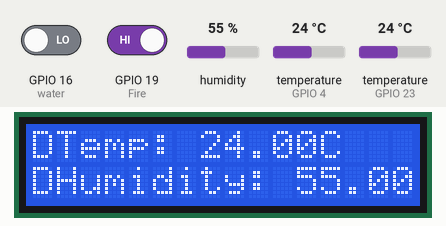
The sketch below on a simulated ESP32. Parts: 16×2 character LCD. The test bench sets the inputs (shaded band); at power-on: GPIO 16 (water) LOW, GPIO 19 (Fire) HIGH, humidity 55 %, temperature (sensors on GPIO 23, GPIO 4) 24 °C. WiFi joins after 1.5 s; servers stay silent unless stated; what the sketch prints to the serial monitor is not drawn.

Above: at 4.2 s.
4.3 s: GPIO 16 (water) driven HIGH
At 8.6 s:
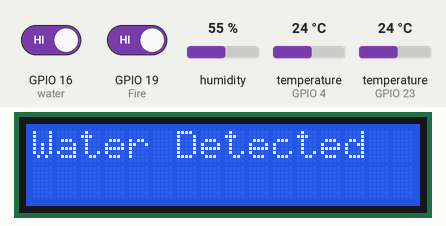
8.9 s: GPIO 19 (Fire) driven LOW
At 10.9 s:
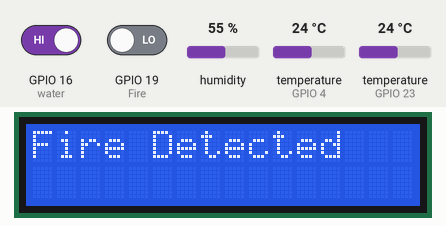
11.3 s: GPIO 19 (Fire) driven HIGH
At 13.8 s:
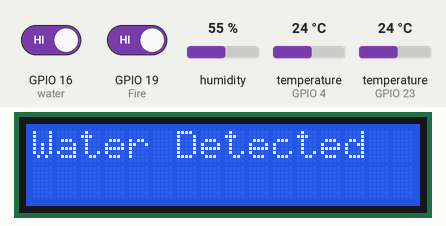
14.1 s: GPIO 16 (water) driven LOW
At 19.2 s:
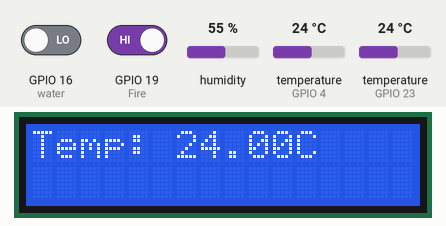
23.6 s: humidity set to 22 %
At 28.1 s:
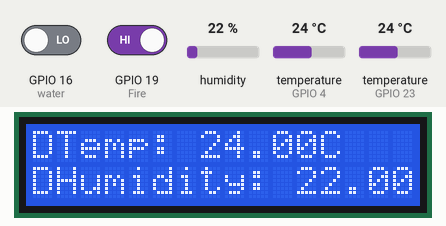
31.6 s: temperature (sensor on GPIO 23) set to 12 °C
At 38.1 s:
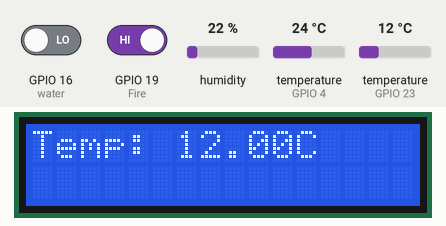
Timing chart, 0 to 39.6 s (numbered marks = the images above; inputs shaded):
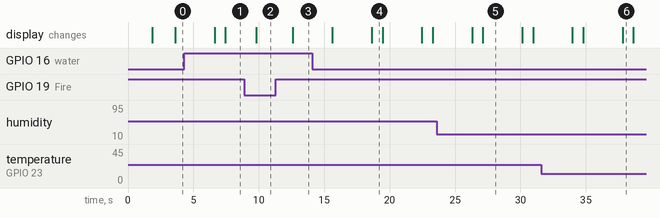

Measured:
- after the input at 4.3 s, the display: first differs from a run without the input after 3.1 s (image 1)
- after the input at 8.9 s, the display: changes after 0.92 s (image 2)
- after the input at 11.3 s, the display: changes after 1.3 s (image 3)
- after the input at 14.1 s, the display: first changes after 1.5 s (image 4 shows a later state)
- after the input at 23.6 s, the display: first differs from a run without the input after 3.5 s (image 5)
- after the input at 31.6 s, the display: first differs from a run without the input after 6.2 s (image 6)
- what the display in image 4 shows lasts 0.9 s, from 18.6 s to 19.5 s

The sketch:

Sensor_Project.ino
```cpp
#define BLYNK_TEMPLATE_ID "TMPLjkS7yRsv"
#define BLYNK_TEMPLATE_NAME "Quickstart Template"
#define BLYNK_AUTH_TOKEN "K5FKnIGgxUSzhc332cJMpwiyO7AGyN21"

#include <WiFi.h>
#include <BlynkSimpleEsp32.h>
#include <DHT.h>
#include <OneWire.h>
#include <DallasTemperature.h>
#include <Wire.h>
#include <LiquidCrystal_I2C.h>


const int lcdAddress = 0x27;

// Set the LCD dimensions (16x2)
const int lcdColumns = 16;
const int lcdRows = 2;

LiquidCrystal_I2C lcd(lcdAddress, lcdColumns, lcdRows);

char ssid[] = "Ritik";
char pass[] = "8291189618";

const int DHTPIN = 4;
const int ONE_WIRE_BUS = 23;
const int Fire = 19;
const int water = 16;

#define DHTTYPE DHT11
DHT dht(DHTPIN, DHTTYPE);
BlynkTimer timer;

void sendSensor() {
  int Fire_read = digitalRead(Fire);
  int water_read = digitalRead(water);
  float h = dht.readHumidity();
  float t = dht.readTemperature();
  float sensorValue = 0.0;
  OneWire oneWire(ONE_WIRE_BUS);
  DallasTemperature sensors(&oneWire);
  sensors.requestTemperatures();
  sensorValue = sensors.getTempCByIndex(0);

  if (isnan(h) || isnan(t)) {
    Serial.println("Failed to read from DHT sensor!");
    return;
  }
  Blynk.virtualWrite(V1, h);
  Blynk.virtualWrite(V0, t);
  Blynk.virtualWrite(V2, sensorValue);
  Blynk.virtualWrite(V3, 0);
  Blynk.virtualWrite(V4, 0);

  if (Fire_read == 0) {
    lcd.clear();
    Serial.println("Fire Detected");
    lcd.setCursor(0, 0);
    lcd.print("Fire Detected  ");
  } else if (water_read == 1) {
    lcd.clear();
    Serial.println("Water Detected");
    lcd.setCursor(0, 0);
    lcd.print("Water Detected ");
  } else {
    lcd.clear();
    lcd.setCursor(0, 0);
    lcd.print("DTemp: ");
    lcd.print(t);
    lcd.print("C");
    lcd.setCursor(0, 1);
    lcd.print("DHumidity: ");
    lcd.print(h);
    lcd.print("%");
    delay(3000);
    lcd.clear();
    lcd.setCursor(0, 0);
    lcd.print("Temp: ");
    lcd.print(sensorValue);
    lcd.print("C");
  }
}

void setup() {
  Serial.begin(115200);
  pinMode(Fire, INPUT);
  pinMode(water, INPUT);

  Blynk.begin(BLYNK_AUTH_TOKEN, ssid, pass);

  dht.begin();

  timer.setInterval(1000L, sendSensor);

  Wire.begin();
  lcd.init();
  lcd.backlight();
}

void loop() {
  Blynk.run();
  timer.run();
}
```
